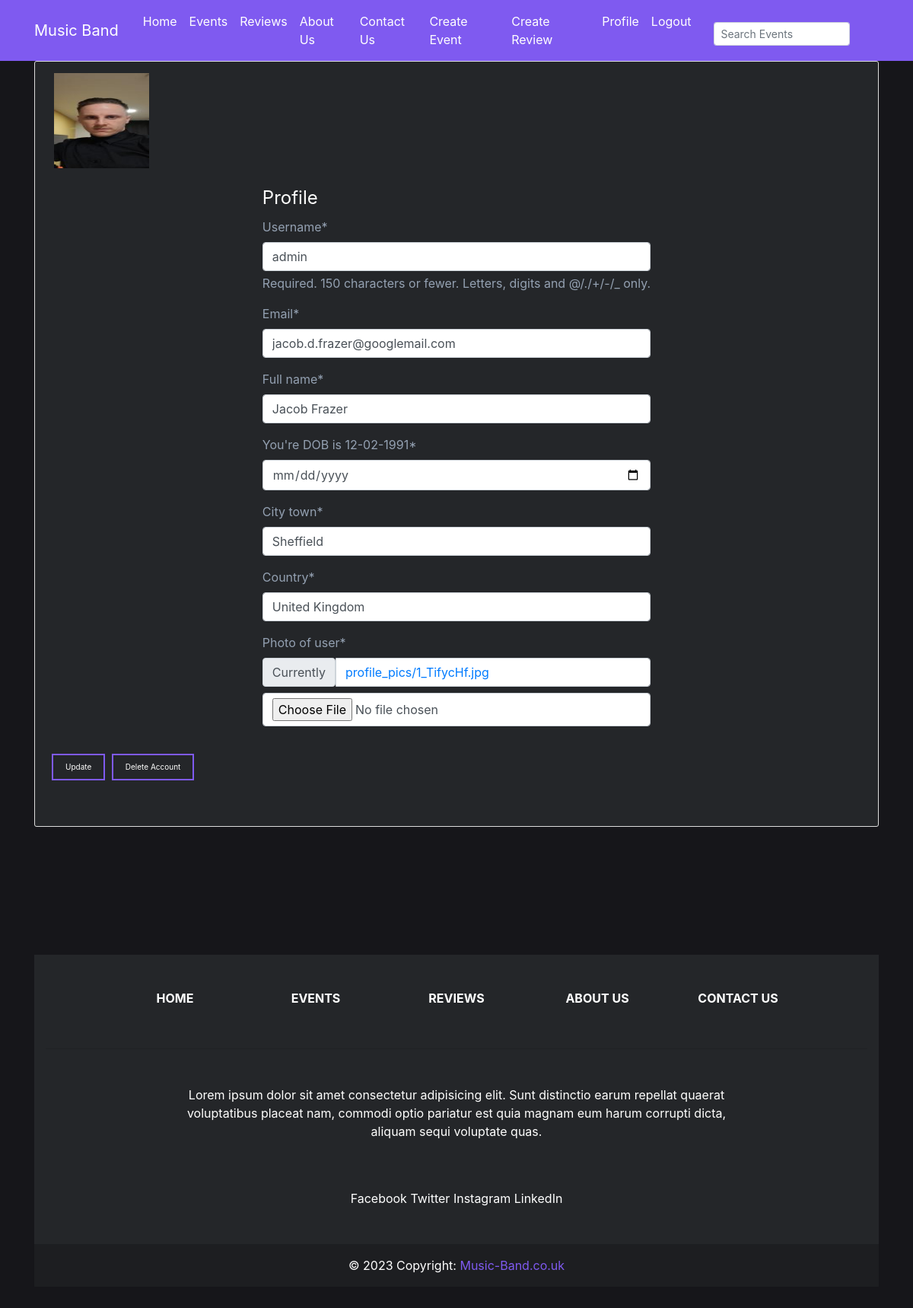
The page /profile/ (signed in) on the database as committed earlier.
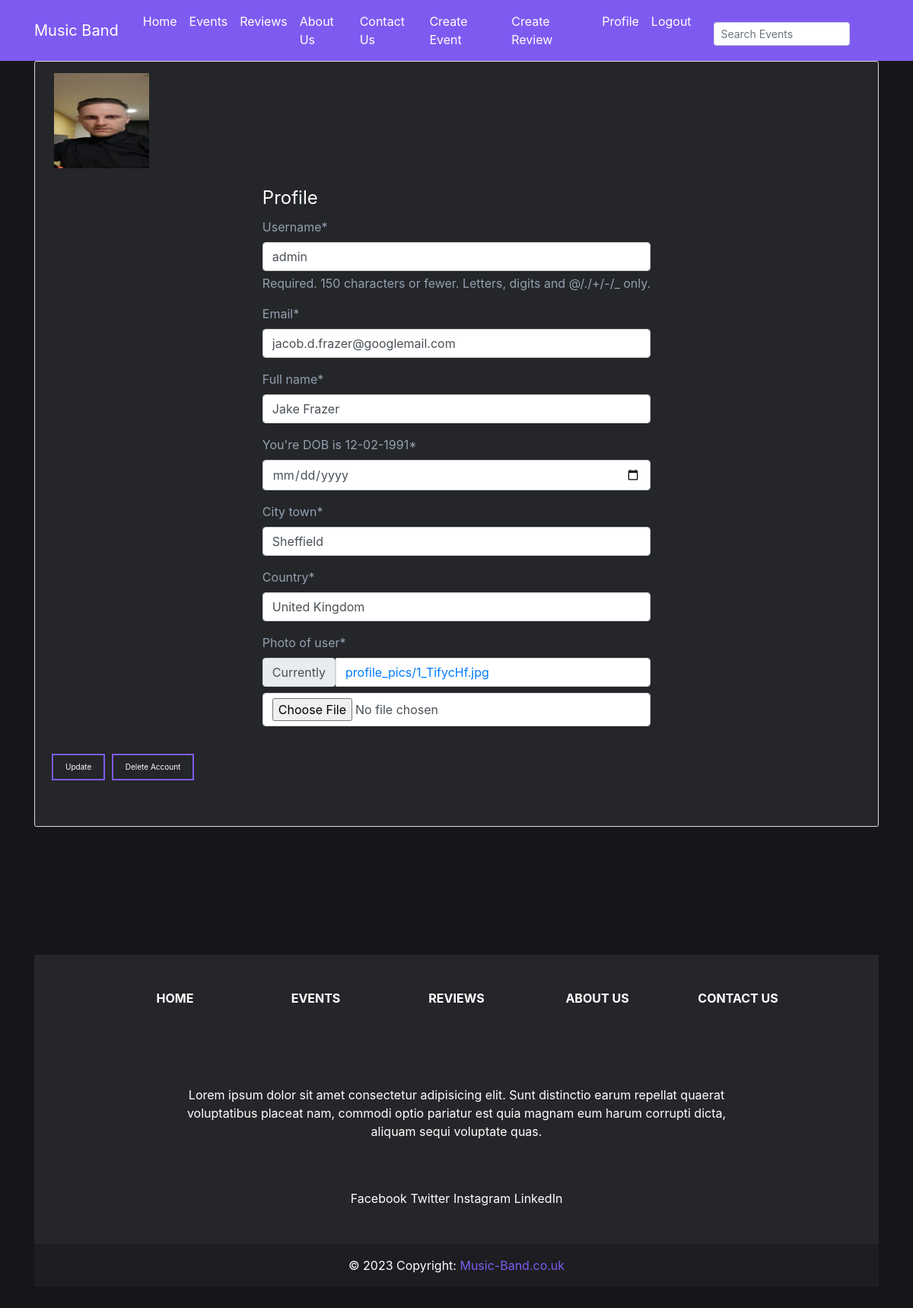
The same page on the database as committed later.
### users/models.py (models this page shows, shortened)
class Profile(models.Model):
    user = models.OneToOneField(User, on_delete=models.CASCADE) # OneToOneField used to link the user model to the profile model, if user is deleted the profile will be deleted too
    full_name = models.CharField(max_length=100, default='')
    dob = models.DateField(null=True)
    city_town = models.CharField(max_length=100, default='')
    country = models.CharField(max_length=100, default='')
    photo_of_user = models.ImageField(default='default.jpg', upload_to='profile_pics') # uploads to /media/profile_pics or uses default.jpg if no image is uploaded

### users/views.py (the view)
# urls.py: path('profile/', user_views.profile, name='profile'), # maps the profile page to the profile view
@login_required #  login required decorator restricts access to the view to logged in users
def profile(request):
    if request.method == 'POST':
        user_update_form = UserUpdateForm(request.POST, instance=request.user)
        profile_update_form = ProfileUpdateForm(request.POST, request.FILES, instance=request.user.profile)
        if user_update_form.is_valid() and profile_update_form.is_valid(): # checks if the forms are valid
            user_update_form.save() # saves the form to the database
            profile_update_form.save() # saves the form to the database
            messages.success(request, f'Account Updated!') # displays a success message to the user using the messages module
            return redirect('profile') # redirects the user to the profile page
    else:
        user_update_form = UserUpdateForm(instance=request.user) # creates a form with the data from the current user and populates the fields with the data from the current user
        profile_update_form = ProfileUpdateForm(instance=request.user.profile) # creates a form with the data from the current user's profile and populates the fields with the data from the profile
    form_dict = {
        'user_update_form': user_update_form,
        'profile_update_form': profile_update_form
    }
    return render(request, 'users/profile.html', form_dict) # renders the profile.html template

### users/forms.py
class UserUpdateForm(forms.ModelForm):
    email = forms.EmailField()
    class Meta:
        model = User
        fields = ['username', 'email',]

class ProfileUpdateForm(forms.ModelForm):
    dob = forms.DateTimeField(widget=DateTimeInput(attrs={'type': 'date'}))
    class Meta:
        model = Profile
        fields = [ 'full_name', 'dob', 'city_town', 'country', 'photo_of_user']
    def __init__(self, *args, **kwargs):
        super().__init__(*args, **kwargs)
        current_dob = self.instance.dob.strftime('%d-%m-%Y') if self.instance.dob else ''
        self.fields['dob'].label = f"You're DOB is {current_dob}"

### users/templates/users/profile.html (shortened to what this page needs)
{% extends "events/base.html" %}
{% load crispy_forms_tags %}
{% block content %}
    <div class="content-section">
        <div class="profile-pic">
            <img class="account-img" src="{{ user.profile.photo_of_user.url }}">
        </div>
        <div class="profile-form">
            <form method="POST" enctype="multipart/form-data">
                <div class="form-small">
                    <fieldset class="form-group">
                        <legend style="color:#fffffe;">Profile</legend>
                        {{ user_update_form|crispy }}
                        {{ profile_update_form|crispy }}
                    </fieldset>
                </div>
                <div class="form-group">
                    <button type="submit" class="pagination-button">Update</button>
                    <a class="pagination-button" href="{% url 'delete' %}">Delete Account</a>
                </div>
            </form>
        </div>
    </div>
{% endblock content %}

Rows that differ between the two databases and show on the page:
changed Profile "Sheffield": full_name "Jacob Frazer" → "Jake Frazer"
